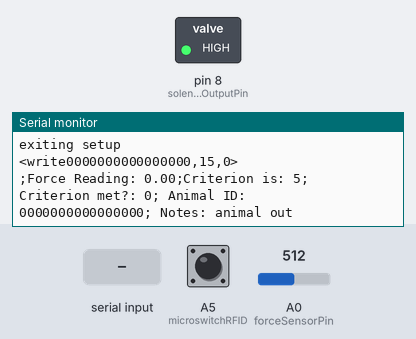
Simulated run of this sketch. Board: Arduino Uno, built with avr-gcc and run on an emulated ATmega328P. On the bench: switched loads named in the sketch (green lamp = pin HIGH), the last lines printed to the serial monitor. Inputs (shaded band) come from the test bench; at power-on: A5 (microswitchRFID) HIGH, A0 (forceSensorPin) = 512. Random numbers use the default seed unless the sketch sets one.

Above: at 1.2 s.
1.3 s: A5 (microswitchRFID) pulled LOW for 0.15 s
At 1.86 s:
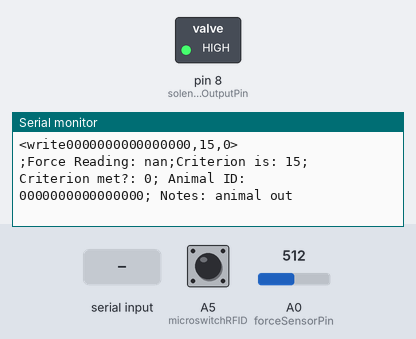
2.9 s: "<,>" received over Serial
4.4 s: "<30,150>" received over Serial
At 4.71 s:
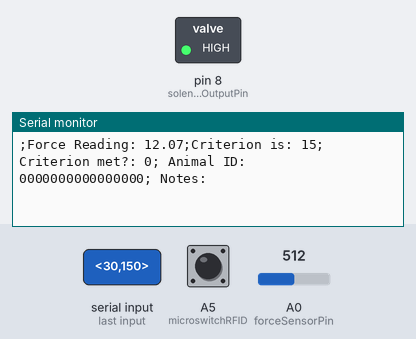
6.0 s: A0 (forceSensorPin) set to 623
At 6.1 s:
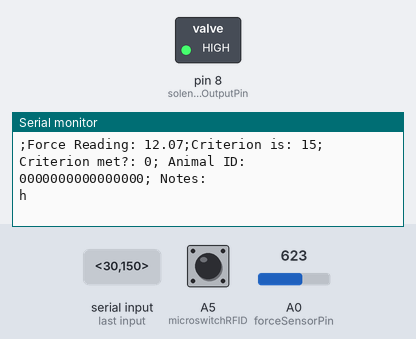
9.0 s: A0 (forceSensorPin) set to 648
At 9.09 s:
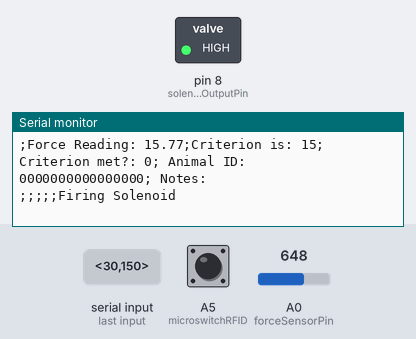
10.5 s: A5 (microswitchRFID) pulled LOW for 1 s
At 10.71 s:
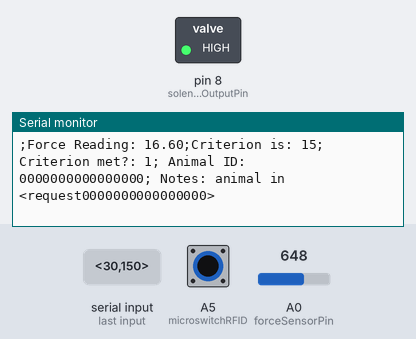
Timing chart, 0 to 13.5 s (numbered marks = the images above; inputs shaded):
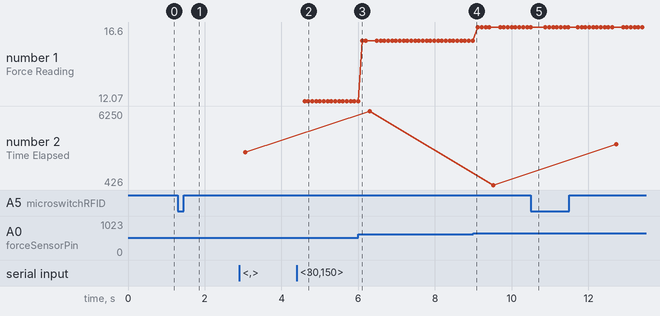

The sketch:

reach_with_stim_fixedvalue.ino
```cpp
#include "rat.h"
#include "ArduinoSort.h"
#include <SoftwareSerial.h>
#include <EEPROM.h>


//Python communication stuff:
// Using a dictionary here is too memory-heavy.  Using array of structs instead.
struct configData
{
  char tagId[18]; // 17 digit RFID code
  float forceThreshold; // 5 digits
  float handlePosition; // 5 digits
} configData = {0,0,0};

struct forceCalibration
{
  float slope;
  float zero;
} calibrationData = {0, 0};

const byte numChars = 50;
char receiveBuffer[numChars];

boolean newData = false;
long previousHeartbeat = 0;
int heartbeatInterval = 2000;
long previousRequestTimer = 0;
int requestInterval = 5000;
long receiveTimer = 0;
int receivetimeout = 1000; // Time to successfully send a fully-formed serial message before it bails.
boolean writeToFlashNeeded = 0;

//RFID stuff:
String content = "";
char character;
int firsttime = 0;
SoftwareSerial serial_lcd(rxpin, txpin); // new serial port on pins 2 and 3
int oldval2;
int evoodd= 0;
int animalin = 0;
int prevanimalin = 0;
int newanimal = 0;
unsigned long checkgunk = millis();


//ORT microswitch stuff:
uint8_t microswitchRFID = A5;
int currentSwitch = 0;
int lastSwitch = 0;

//Training stuff:

int activationThreshold = 5;
int pullInitiated = 0;
int thisPull = 0;
int pullBuffer[percentileArraySize];
int initialForceCri = 5;
int bufferPlace = 0;
byte transmitData = 0;
bool forceTriggered = 0;
unsigned long heartbeatTimer = millis();
unsigned long solenoidTimer = millis();
unsigned long autoshapingTimer = millis();
unsigned long forceReporter = 0;
bool MASTERDEBUG = InitialMasterDebug;
//bool lightActive = 1;
bool autoshapingTrigger = 0;
float forceVal = 0;
float forceValprev = 0;
float forceValraw = 0;
long nextRandom;
int animalID[] = {0,0,0,0,0,0,0,0,0,0,0,0,0,0,0,0};
int currentID[] = {0,0,0,0,0,0,0,0,0,0,0,0,0,0,0,0};
int animaldetected = 0;
String notes;

void transmitHeartbeat()
{
  Serial.println(heartbeatCharacter);
  Serial.print("Time Elapsed: ");
  Serial.println(millis() - solenoidTimer);
  Serial.print("Next Random Fire: ");
  Serial.println(nextRandom);
  Serial.print("Force Reading: ");
  Serial.println(forceVal);
  Serial.print("Current Percentile Array:");
  for (int i = 0; i < percentileArraySize; i++){
    Serial.print(pullBuffer[i]);
    Serial.print(",");
  }
  Serial.print("\n");
  Serial.print("Current Activation Threshold:");
  Serial.println(activationThreshold);
  heartbeatTimer = millis();
}

void rfidread()
{
if (content.length() >=16){
  content = "";
}
if (millis()-checkgunk > 500){
  content = "";
}
while(serial_lcd.available())
{
//Serial.print("checking");
character = serial_lcd.read();
//Serial.print(character);
//Serial.println(character);
//Serial.println(content.length());
content.concat(character); //Attaches the parameter to a String
checkgunk = millis();
if(firsttime<3){
content
 = "";
firsttime
 = firsttime+1;
}
}
if (content.length()>=16){
    for(int i=0;i<16;i++){
      char temp = content.charAt(i);
      int temp2 = temp - '0';
    animalID[i] = temp2;
  }
    evoodd=evoodd + 1;
    animaldetected = 1;

//            Serial.println(evoodd);
}
else {
oldval2=content.length();
  //Serial.print("double");
}
   boolean same = true;
 for (int k = 0; k < 16; ++k)
 { if (animalID[k] != currentID[k]){
    same = false;
  }
  }
  if ((animaldetected == 1)&&(same == true)){
    notes = "RFID pass same animal";
    sendData();
    animaldetected = 0;}

  if ((animaldetected == 1)&&(same == false))
 {
      notes = "Animal Entering";
     sendData();
      for (int i = 0; i < 16; ++i){
      currentID[i] = animalID[i];}
      animaldetected = 0;
      newanimal = 1;
 }
}

void randomFire ()
{
  if (millis() - solenoidTimer > nextRandom)
  {
    fireSolenoid();
    autoshapingTimer = millis();
    autoshapingTrigger = 1;
    nextRandom = random(minRandomValue, maxRandomValue);
  }

  if ((autoshapingTrigger) && millis() - autoshapingTimer > 200)
  {
    digitalWrite(solenoidOutputPin, soleniodOff);
    autoshapingTrigger = 0;
  }
}

void evaluateInputStates()
{
   if ((forceVal > pullThresholdhigh)&&(forceValprev > pullThresholdhigh)){
    pullInitiated = 1;
    transmitData = 1;
        if (forceVal > thisPull){
     thisPull = forceVal;}
  }
  if ((forceVal < pullThresholdlow)&&(pullInitiated == 1)){
    pullInitiated = 0;
    if (percentileoff == 0){
      if (bufferPlace < 15){
      pullBuffer[bufferPlace] = thisPull;
      thisPull = 0;
      bufferPlace = bufferPlace + 1;}
      else{
      bufferPlace = 0;
      pullBuffer[bufferPlace] = thisPull;
      thisPull = 0;
      bufferPlace = bufferPlace + 1;
      }
    }
  }
  if ((forceVal > highThreshold)&&(forceTriggered==0))
  {
    fireSolenoid();
    Serial.println("<stimulate>");
    transmitData = 1;
    forceTriggered = 1;
    forceReporter = millis();
  }
  else if ((forceTriggered == 1) && (forceVal < lowThreshold))
    {
      transmitData = 1;
      forceTriggered = 0;
    }
}

void fireSolenoid()
{
    Serial.println (";;;;;Firing Solenoid");
    digitalWrite(solenoidOutputPin, soleniodOn);
    delay(5);
    digitalWrite(solenoidOutputPin, soleniodOff);
    solenoidTimer = millis();
}

void sendData()
{
  Serial.print(";Force Reading: ");
  Serial.print(forceVal);
  Serial.print(";Criterion is: ");
  Serial.print(activationThreshold);
  Serial.print("; Criterion met?: ");
  Serial.print(forceTriggered);
  Serial.print("; Animal ID: ");
   for (int i = 0; i < 16; ++i){
      Serial.print(animalID[i]);}
  Serial.print("; Notes: ");
  Serial.print(notes);
  Serial.print("\n");
  notes = "";
  }

void setInputPinPullups() // AB - i'm not sure what this one is, either.
{
  #if defined (__AVR_ATmega328P__)
    byte inputPins = 13;
  #elif defined (__AVR_ATmega1280__)
    byte inputPins = 52;
  #endif
}
void writeToFlash() {
  if (writeToFlashNeeded == 1) {
    /*
     * NOTE - EEPROM can only be written to about 100,000 times in its whole life. Use writes sparingly!
     */
//    Serial.println("Writing to flash.");
  //  EEPROM.put(0, calibrationData);
    writeToFlashNeeded = 0;
  }
}

void recvWithStartEndMarkers() {
  static boolean recvInProgress = false;
  static byte ndx = 0;
  char startMarker = '<';
  char endMarker = '>';
  char rc;
  while (Serial.available() > 0 && newData == false) {
    rc = Serial.read();

    if (recvInProgress == true) {
      if (rc != endMarker) {
        receiveBuffer[ndx] = rc;
        ndx++;
        if (ndx >= numChars) {
          ndx = numChars - 1;
        }
      }
      else {
        receiveBuffer[ndx] = '\0';
        recvInProgress = false;
        ndx = 0;
        newData = true;
      }

      if (millis() - receiveTimer > receivetimeout) {
        receiveBuffer[ndx] = '\0';
        recvInProgress = false;
        ndx = 0;
        newData = false;
      }
    }

    else if (rc == startMarker) {
      recvInProgress = true;
      receiveTimer = millis();
    }
  }
}

void parseData() {

  int commaCount = 0;
  for (int i = 1; i < sizeof(receiveBuffer) - 1; i++) {
    if (receiveBuffer[i] == ',') {
      commaCount++;
    }
  }

  if (commaCount == 2) {
    Serial.println("Configuation Data Received.");
    char * strtokIndx; // this is used by strtok() as an index

    strtokIndx = strtok(receiveBuffer,","); // get the first part - the string
    strcpy(configData.tagId, strtokIndx); // copy it to tagId

    strtokIndx = strtok(NULL, ","); // this continues where the previous call left off
    configData.forceThreshold = atoi(strtokIndx);

    strtokIndx = strtok(NULL, ","); // this continues where the previous call left off
    configData.handlePosition = atoi(strtokIndx);
  }

  if (commaCount == 1) {
    Serial.println("Force Calibration Data Received.");
    char * strtokIndx; // this is used by strtok() as an index

    strtokIndx = strtok(receiveBuffer,",");
    calibrationData.slope = atoi(strtokIndx);

    strtokIndx = strtok(NULL, ",");
    calibrationData.zero = atoi(strtokIndx);
    writeToFlashNeeded = 1;
  }
  initialForceCri = configData.forceThreshold;
  if (percentileoff == 1){initialForceCri = fixedvalue;}
  Serial.print("initialForceCrigotchanged:");
  Serial.println(initialForceCri);
        for (int i = 0; i < percentileArraySize; ++i){
      pullBuffer[i] = initialForceCri;}
//        Serial.println("percentileafterdatarecieveis:");
//   for (int i = 0; i < percentileArraySize; i++){
//    Serial.print(pullBuffer[i]);
//}
}

void showNewData() {
  if (newData == true) {
    Serial.print("This just in: ");
    Serial.println(receiveBuffer);
    parseData();
    Serial.print("Tag ID is: ");
    Serial.println(configData.tagId);
    Serial.print("Force Threshold is: ");
    Serial.println(configData.forceThreshold);
    Serial.print("Handle Position is: ");
    Serial.println(configData.handlePosition);
    Serial.print("Slope is: ");
    Serial.println(calibrationData.slope);
    Serial.print("Zero is: ");
    Serial.println(calibrationData.zero);
    newData = false;
  }
}

void writeEnding()
{
      int add = (activationThreshold - configData.forceThreshold);
      Serial.print("<write");
     for (int i = 0; i < 16; ++i){
      Serial.print(animalID[i]);}
      Serial.print(",");
      if (percentileoff ==1) {
        Serial.print(fixedvalue);
        }
      else {
        Serial.print(configData.forceThreshold + add);
        }
      Serial.println(",0>");
}

void checkdoor()
{currentSwitch = digitalRead(microswitchRFID);
//Serial.println(currentSwitch);
  prevanimalin = animalin;
  if (currentSwitch != lastSwitch) {
  //if the state has changed, increment the counter
  //Serial.println ("switch changed");
    if (currentSwitch == LOW) {
      //if the current state is HIGH then the button went from off to on:
        animalin = 1;
        lastSwitch = currentSwitch;
        notes = "animal in";
        sendData();
    }
    else {
      animalin = 0;
      lastSwitch = currentSwitch;
      notes = "animal out";
      writeEnding();
      sendData();
      for(int i=0;i<16;i++){
        animalID[i] = 0;}
    }}
    }

void checkforreset ()
{
//  Serial.print(animalin);
//  Serial.print(";");
//    Serial.print(prevanimalin);
//      Serial.print(";");
//      Serial.println(newanimal);
 if ((animalin == 1) && (prevanimalin == 0))
    {//Serial.println("gothere");
    restart();
    prevanimalin = 1;
      newanimal = 0;
    }
 if ((animalin == 1) && (newanimal==1))
     {restart ();
     newanimal = 0;
  }
}

void restart()
{
  //configData.forceThreshold = 5;
      Serial.print("<request");
     for (int i = 0; i < 16; ++i){
      Serial.print(animalID[i]);}
      Serial.println(">");
      initialForceCri = configData.forceThreshold;
      if (percentileoff == 1) {
        initialForceCri = fixedvalue;
        Serial.print("fixedValueMode ");
        }
      Serial.print("initialForceCri:");
      Serial.println(initialForceCri);
      notes = "restart";
      sendData();

      nextRandom = random(minRandomValue, maxRandomValue);
      if (autoshaping)
        {
        autoshapingTimer = millis();
        autoshapingTrigger = 1;

}
//        Serial.println("percentileafterrestartis:");
//   for (int i = 0; i < percentileArraySize; i++){
//    Serial.print(pullBuffer[i]);
//}
}

//void checkforslowasspython ()
//{
//  newpythonnews = configData.forceThreshold;
//  if (newpythonnews != oldpythonnews)
//  {
//    initialForceCri = configData.forceThreshold;
//    oldpythonnews = newpythonnews;
//  }
//}

void setup()
{
      if (percentileoff == 0){for (int i = 0; i < percentileArraySize; ++i){
      pullBuffer[i] = initialForceCri;}}
      else{for (int i = 0; i < percentileArraySize; ++i){
      pullBuffer[i] = fixedvalue;}}
  pinMode(microswitchRFID,INPUT);
 digitalWrite(microswitchRFID,HIGH);
 Serial.begin(baudRate);
  serial_lcd.begin(baudRate);
  serial_lcd.println("ST2<crn>\r");
  setInputPinPullups();
  EEPROM.get(0, calibrationData);
  pinMode(solenoidOutputPin, OUTPUT);
  digitalWrite(solenoidOutputPin, soleniodOff);
  #if handshake
    for (;;) //AB i can tell what this function is doing but i don't know what (;;) means
    {
      if (Serial.available()) //AB see if the pc is ready -break only once the determination is made, delay 100ms before checking again if it is not made
      {
        byte startExecution = 0;
        byte data = Serial.read();
        switch (data)
        {
          case PCReadyCharacter:
            startExecution = 1;
            break;
          case MasterDebugCharacter:
            startExecution = 1;
            MASTERDEBUG = 1;
            break;
        }
        if (startExecution) break;
      }
      delay(100);
    }
  #endif
  Serial.println(MicroStartCharacter); // message to PC to get a new data file ready
    Serial.print("From Flash: Slope is ");
    Serial.println(calibrationData.slope);
    Serial.print("Zero is ");
    Serial.println(calibrationData.zero);
  //  Serial.println("<Ready bitches>");
  //animaldetected = 1;//this is just for testing - makes it so that the code starts with the introduction of an animal
  //restart();
  forceTriggered=0;
  Serial.println("exiting setup");
}

void loop()
{
  //Serial.println(forceVal);
  rfidread();
  checkdoor();
  checkforreset();
    recvWithStartEndMarkers();
    showNewData();
    writeToFlash();
//checkforslowasspython();

    if (millis() - previousHeartbeat > heartbeatInterval) {
      Serial.println('h');
      previousHeartbeat = millis();
    }
      //Debug script:
      //Serial.print("Animal:");
      //for (int i = 0; i < 17; ++i){
      //Serial.print(animalID[i]);}
      //Serial.print("\n");
      //Serial.print("Current:");
      //for (int i = 0; i < 17; ++i){
      //Serial.print(currentID[i]);}
      //Serial.print("\n");

  //animaldetected = 1; //this will be what rfid() returns
  //int animalIDincoming[] = {3,4,9,5,9,4,8,2,0,6,6,8,7,4,2,1,0}; //this will actually be what the rfidread() passes on
  //    for (int i = 0; i < 17; ++i){
  //    animalID[i] = animalIDincoming[i];}


  int pullTemp[percentileArraySize];
  for (int i = 0; i < percentileArraySize; ++i){
  pullTemp[i] = pullBuffer[i];}

  sortArray(pullTemp, percentileArraySize);

  activationThreshold = pullTemp[(percentileArraySize-1)/2];
  forceValprev = forceVal;
  delay(1);
  forceValraw = analogRead(forceSensorPin);
  forceVal = (forceValraw - calibrationData.zero)/calibrationData.slope;
  evaluateInputStates();

  if ((forceTriggered) && (forceReporter - millis() > 100))
  {
    transmitData = 1;
  }

  if (millis() - heartbeatTimer > heartbeatTimeout)
  {
    transmitHeartbeat();
  }

  if (transmitData)
  {
    sendData();
    transmitData = 0;
  }

  if (autoshaping && animalin)
  {
    randomFire();
  }
}
```

ArduinoSort.h
```cpp
#ifndef ArduinoSort_h
#define ArduinoSort_h

/**** These are the functions you can use ****/

// Sort an array
template<typename AnyType> void sortArray(AnyType array[], size_t sizeOfArray);

// Sort in reverse
template<typename AnyType> void sortArrayReverse(AnyType array[], size_t sizeOfArray);

// Sort an array with custom comparison function
template<typename AnyType> void sortArray(AnyType array[], size_t sizeOfArray, bool (*largerThan)(AnyType, AnyType));

// Sort in reverse with custom comparison function
template<typename AnyType> void sortArrayReverse(AnyType array[], size_t sizeOfArray, bool (*largerThan)(AnyType, AnyType));


/**** Implementation below. Do not use below functions ****/

namespace ArduinoSort {
	template<typename AnyType> bool builtinLargerThan(AnyType first, AnyType second) {
		return first > second;
	}

	template<> bool builtinLargerThan(char* first, char* second) {
		return strcmp(first, second) > 0;
	}

	template<typename AnyType> void insertionSort(AnyType array[], size_t sizeOfArray, bool reverse, bool (*largerThan)(AnyType, AnyType)) {
		for (size_t i = 1; i < sizeOfArray; i++) {
			for (size_t j = i; j > 0 && (largerThan(array[j-1], array[j]) != reverse); j--) {
				AnyType tmp = array[j-1];
				array[j-1] = array[j];
				array[j] = tmp;
			}
		}
	}
}

template<typename AnyType> void sortArray(AnyType array[], size_t sizeOfArray) {
	ArduinoSort::insertionSort(array, sizeOfArray, false, ArduinoSort::builtinLargerThan);
}

template<typename AnyType> void sortArrayReverse(AnyType array[], size_t sizeOfArray) {
	ArduinoSort::insertionSort(array, sizeOfArray, true, ArduinoSort::builtinLargerThan);
}

template<typename AnyType> void sortArray(AnyType array[], size_t sizeOfArray, bool (*largerThan)(AnyType, AnyType)) {
	ArduinoSort::insertionSort(array, sizeOfArray, false, largerThan);
}

template<typename AnyType> void sortArrayReverse(AnyType array[], size_t sizeOfArray, bool (*largerThan)(AnyType, AnyType)) {
	ArduinoSort::insertionSort(array, sizeOfArray, true, largerThan);
}


#endif
```

Source omitted: rat.h (3627 bytes)

Measured:
- the behaviour switches between 630 and 631 on A0 (forceSensorPin) (found by bisection; images 3 and 4)
- after the input at 1.3 s, the serial monitor: prints a new line at once (image 1)
- after the input at 4.4 s, the serial monitor: prints a new line at once (image 2)
- after the input at 9.0 s, the serial monitor: prints a new line after 0.08 s (image 4)
- after the input at 10.5 s, the serial monitor: prints a new line after 0.10 s (image 5)
- plotted number 1: 12.07 → 15.77 after the input at 6.0 s, 15.77 → 16.6 after the input at 9.0 s
- plotted number 2: 6250 → 426 after the input at 9.0 s, 426 → 3630 after the input at 10.5 s
